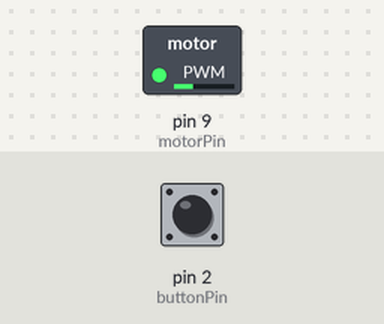
The program below on a simulated Arduino Nano, built with avr-gcc and run on an emulated ATmega328P. On the bench: switched loads named in the program (green lamp = pin HIGH). Inputs (shaded band) come from the test bench; at power-on: pin 2 (buttonPin) HIGH.

Above: at 1.2 s.
1.3 s: pin 2 (buttonPin) pulled LOW for 0.15 s
Timing chart, 0 to 4.3 s (numbered marks = the images above; inputs shaded):
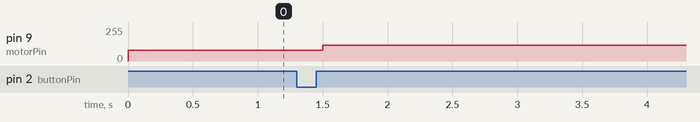

The program:

main.cpp
```cpp
#include <Arduino.h>

const int motorPin = 9;
const int buttonPin = 2;

int mode = 0;
bool lastButtonState = HIGH;

int pwmModeA = 80;   // примерно 6 RPM (подбирается)
int pwmModeB = 120;  // примерно 10 RPM

void setup() {

  pinMode(motorPin, OUTPUT);
  pinMode(buttonPin, INPUT_PULLUP);

  // настройка PWM 31 kHz (Timer1)
  TCCR1A = 0;
  TCCR1B = 0;

  TCCR1A |= (1 << COM1A1);
  TCCR1A |= (1 << WGM10);
  TCCR1B |= (1 << WGM12);
  TCCR1B |= (1 << CS10);

}

void loop() {

  bool buttonState = digitalRead(buttonPin);

  if (buttonState == LOW && lastButtonState == HIGH) {

    mode++;

    if (mode > 1) {
      mode = 0;
    }

    delay(200); // антидребезг
  }

  lastButtonState = buttonState;

  if (mode == 0) {
    OCR1A = pwmModeA;
  } else {
    OCR1A = pwmModeB;
  }

}
```

Measured:
- after the input at 1.3 s, pin 9 (motorPin): 80/255 → 120/255 after 0.20 s
